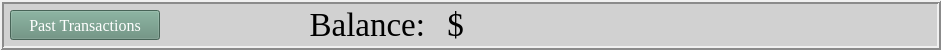
    <widget class="QFrame" name="OC_visualFrame">
     <property name="geometry">
      <rect>
       <x>50</x>
       <y>106</y>
       <width>941</width>
       <height>50</height>
      </rect>
     </property>
     <property name="palette">
      <palette>
       <active>
        <colorrole role="WindowText">
         <brush brushstyle="SolidPattern">
          <color alpha="255">
           <red>0</red>
           <green>0</green>
           <blue>0</blue>
          </color>
         </brush>
        </colorrole>
        <colorrole role="Button">
         <brush brushstyle="SolidPattern">
          <color alpha="255">
           <red>209</red>
           <green>209</green>
           <blue>209</blue>
          </color>
         </brush>
        </colorrole>
        <colorrole role="Text">
         <brush brushstyle="SolidPattern">
          <color alpha="255">
           <red>0</red>
           <green>0</green>
           <blue>0</blue>
          </color>
         </brush>
        </colorrole>
        <colorrole role="ButtonText">
         <brush brushstyle="SolidPattern">
          <color alpha="255">
           <red>0</red>
           <green>0</green>
           <blue>0</blue>
          </color>
         </brush>
        </colorrole>
        <colorrole role="Base">
         <brush brushstyle="SolidPattern">
          <color alpha="255">
           <red>209</red>
           <green>209</green>
           <blue>209</blue>
          </color>
         </brush>
        </colorrole>
        <colorrole role="Window">
         <brush brushstyle="SolidPattern">
          <color alpha="255">
           <red>209</red>
           <green>209</green>
           <blue>209</blue>
          </color>
         </brush>
        </colorrole>
        <colorrole role="PlaceholderText">
         <brush brushstyle="SolidPattern">
          <color alpha="128">
           <red>0</red>
           <green>0</green>
           <blue>0</blue>
          </color>
         </brush>
        </colorrole>
       </active>
       <inactive>
        <colorrole role="WindowText">
         <brush brushstyle="SolidPattern">
          <color alpha="255">
           <red>0</red>
           <green>0</green>
           <blue>0</blue>
          </color>
         </brush>
        </colorrole>
        <colorrole role="Button">
         <brush brushstyle="SolidPattern">
          <color alpha="255">
           <red>209</red>
           <green>209</green>
           <blue>209</blue>
          </color>
         </brush>
        </colorrole>
        <colorrole role="Text">
         <brush brushstyle="SolidPattern">
          <color alpha="255">
           <red>0</red>
           <green>0</green>
           <blue>0</blue>
          </color>
         </brush>
        </colorrole>
        <colorrole role="ButtonText">
         <brush brushstyle="SolidPattern">
          <color alpha="255">
           <red>0</red>
           <green>0</green>
           <blue>0</blue>
          </color>
         </brush>
        </colorrole>
        <colorrole role="Base">
         <brush brushstyle="SolidPattern">
          <color alpha="255">
           <red>209</red>
           <green>209</green>
           <blue>209</blue>
          </color>
         </brush>
        </colorrole>
        <colorrole role="Window">
         <brush brushstyle="SolidPattern">
          <color alpha="255">
           <red>209</red>
           <green>209</green>
           <blue>209</blue>
          </color>
         </brush>
        </colorrole>
        <colorrole role="PlaceholderText">
         <brush brushstyle="SolidPattern">
          <color alpha="128">
           <red>0</red>
           <green>0</green>
           <blue>0</blue>
          </color>
         </brush>
        </colorrole>
       </inactive>
       <disabled>
        <colorrole role="WindowText">
         <brush brushstyle="SolidPattern">
          <color alpha="255">
           <red>0</red>
           <green>0</green>
           <blue>0</blue>
          </color>
         </brush>
        </colorrole>
        <colorrole role="Button">
         <brush brushstyle="SolidPattern">
          <color alpha="255">
           <red>209</red>
           <green>209</green>
           <blue>209</blue>
          </color>
         </brush>
        </colorrole>
        <colorrole role="Text">
         <brush brushstyle="SolidPattern">
          <color alpha="255">
           <red>0</red>
           <green>0</green>
           <blue>0</blue>
          </color>
         </brush>
        </colorrole>
        <colorrole role="ButtonText">
         <brush brushstyle="SolidPattern">
          <color alpha="255">
           <red>0</red>
           <green>0</green>
           <blue>0</blue>
          </color>
         </brush>
        </colorrole>
        <colorrole role="Base">
         <brush brushstyle="SolidPattern">
          <color alpha="255">
           <red>209</red>
           <green>209</green>
           <blue>209</blue>
          </color>
         </brush>
        </colorrole>
        <colorrole role="Window">
         <brush brushstyle="SolidPattern">
          <color alpha="255">
           <red>209</red>
           <green>209</green>
           <blue>209</blue>
          </color>
         </brush>
        </colorrole>
        <colorrole role="PlaceholderText">
         <brush brushstyle="SolidPattern">
          <color alpha="128">
           <red>0</red>
           <green>0</green>
           <blue>0</blue>
          </color>
         </brush>
        </colorrole>
       </disabled>
      </palette>
     </property>
     <property name="styleSheet">
      <string notr="true">color:black; background: rgb(209, 209, 209)</string>
     </property>
     <property name="frameShape">
      <enum>QFrame::Shape::Box</enum>
     </property>
     <property name="frameShadow">
      <enum>QFrame::Shadow::Raised</enum>
     </property>
     <property name="lineWidth">
      <number>2</number>
     </property>
     <widget class="QLabel" name="OC_label_3">
      <property name="geometry">
       <rect>
        <x>305</x>
        <y>10</y>
        <width>120</width>
        <height>30</height>
       </rect>
      </property>
      <property name="palette">
       <palette>
        <active>
         <colorrole role="WindowText">
          <brush brushstyle="SolidPattern">
           <color alpha="255">
            <red>0</red>
            <green>0</green>
            <blue>0</blue>
           </color>
          </brush>
         </colorrole>
         <colorrole role="Button">
          <brush brushstyle="SolidPattern">
           <color alpha="255">
            <red>209</red>
            <green>209</green>
            <blue>209</blue>
           </color>
          </brush>
         </colorrole>
         <colorrole role="Text">
          <brush brushstyle="SolidPattern">
           <color alpha="255">
            <red>0</red>
            <green>0</green>
            <blue>0</blue>
           </color>
          </brush>
         </colorrole>
         <colorrole role="ButtonText">
          <brush brushstyle="SolidPattern">
           <color alpha="255">
            <red>0</red>
            <green>0</green>
            <blue>0</blue>
           </color>
          </brush>
         </colorrole>
         <colorrole role="Base">
          <brush brushstyle="SolidPattern">
           <color alpha="255">
            <red>209</red>
            <green>209</green>
            <blue>209</blue>
           </color>
          </brush>
         </colorrole>
         <colorrole role="Window">
          <brush brushstyle="SolidPattern">
           <color alpha="255">
            <red>209</red>
            <green>209</green>
            <blue>209</blue>
           </color>
          </brush>
         </colorrole>
         <colorrole role="PlaceholderText">
          <brush brushstyle="SolidPattern">
           <color alpha="128">
            <red>0</red>
            <green>0</green>
            <blue>0</blue>
           </color>
          </brush>
         </colorrole>
        </active>
        <inactive>
         <colorrole role="WindowText">
          <brush brushstyle="SolidPattern">
           <color alpha="255">
            <red>0</red>
            <green>0</green>
            <blue>0</blue>
           </color>
          </brush>
         </colorrole>
         <colorrole role="Button">
          <brush brushstyle="SolidPattern">
           <color alpha="255">
            <red>209</red>
            <green>209</green>
            <blue>209</blue>
           </color>
          </brush>
         </colorrole>
         <colorrole role="Text">
          <brush brushstyle="SolidPattern">
           <color alpha="255">
            <red>0</red>
            <green>0</green>
            <blue>0</blue>
           </color>
          </brush>
         </colorrole>
         <colorrole role="ButtonText">
          <brush brushstyle="SolidPattern">
           <color alpha="255">
            <red>0</red>
            <green>0</green>
            <blue>0</blue>
           </color>
          </brush>
         </colorrole>
         <colorrole role="Base">
          <brush brushstyle="SolidPattern">
           <color alpha="255">
            <red>209</red>
            <green>209</green>
            <blue>209</blue>
           </color>
          </brush>
         </colorrole>
         <colorrole role="Window">
          <brush brushstyle="SolidPattern">
           <color alpha="255">
            <red>209</red>
            <green>209</green>
            <blue>209</blue>
           </color>
          </brush>
         </colorrole>
         <colorrole role="PlaceholderText">
          <brush brushstyle="SolidPattern">
           <color alpha="128">
            <red>0</red>
            <green>0</green>
            <blue>0</blue>
           </color>
          </brush>
         </colorrole>
        </inactive>
        <disabled>
         <colorrole role="WindowText">
          <brush brushstyle="SolidPattern">
           <color alpha="255">
            <red>0</red>
            <green>0</green>
            <blue>0</blue>
           </color>
          </brush>
         </colorrole>
         <colorrole role="Button">
          <brush brushstyle="SolidPattern">
           <color alpha="255">
            <red>209</red>
            <green>209</green>
            <blue>209</blue>
           </color>
          </brush>
         </colorrole>
         <colorrole role="Text">
          <brush brushstyle="SolidPattern">
           <color alpha="255">
            <red>0</red>
            <green>0</green>
            <blue>0</blue>
           </color>
          </brush>
         </colorrole>
         <colorrole role="ButtonText">
          <brush brushstyle="SolidPattern">
           <color alpha="255">
            <red>0</red>
            <green>0</green>
            <blue>0</blue>
           </color>
          </brush>
         </colorrole>
         <colorrole role="Base">
          <brush brushstyle="SolidPattern">
           <color alpha="255">
            <red>209</red>
            <green>209</green>
            <blue>209</blue>
           </color>
          </brush>
         </colorrole>
         <colorrole role="Window">
          <brush brushstyle="SolidPattern">
           <color alpha="255">
            <red>209</red>
            <green>209</green>
            <blue>209</blue>
           </color>
          </brush>
         </colorrole>
         <colorrole role="PlaceholderText">
          <brush brushstyle="SolidPattern">
           <color alpha="128">
            <red>0</red>
            <green>0</green>
            <blue>0</blue>
           </color>
          </brush>
         </colorrole>
        </disabled>
       </palette>
      </property>
      <property name="font">
       <font>
        <family>Times New Roman</family>
        <pointsize>25</pointsize>
       </font>
      </property>
      <property name="styleSheet">
       <string notr="true">color:black; background: rgb(209, 209, 209)</string>
      </property>
      <property name="frameShape">
       <enum>QFrame::Shape::NoFrame</enum>
      </property>
      <property name="frameShadow">
       <enum>QFrame::Shadow::Raised</enum>
      </property>
      <property name="text">
       <string>Balance:</string>
      </property>
      <property name="alignment">
       <set>Qt::AlignmentFlag::AlignRight|Qt::AlignmentFlag::AlignTrailing|Qt::AlignmentFlag::AlignVCenter</set>
      </property>
     </widget>
     <widget class="QLabel" name="OC_balance">
      <property name="geometry">
       <rect>
        <x>475</x>
        <y>10</y>
        <width>381</width>
        <height>30</height>
       </rect>
      </property>
      <property name="palette">
       <palette>
        <active>
         <colorrole role="WindowText">
          <brush brushstyle="SolidPattern">
           <color alpha="255">
            <red>0</red>
            <green>0</green>
            <blue>0</blue>
           </color>
          </brush>
         </colorrole>
         <colorrole role="Button">
          <brush brushstyle="SolidPattern">
           <color alpha="255">
            <red>209</red>
            <green>209</green>
            <blue>209</blue>
           </color>
          </brush>
         </colorrole>
         <colorrole role="Text">
          <brush brushstyle="SolidPattern">
           <color alpha="255">
            <red>0</red>
            <green>0</green>
            <blue>0</blue>
           </color>
          </brush>
         </colorrole>
         <colorrole role="ButtonText">
          <brush brushstyle="SolidPattern">
           <color alpha="255">
            <red>0</red>
            <green>0</green>
            <blue>0</blue>
           </color>
          </brush>
         </colorrole>
         <colorrole role="Base">
          <brush brushstyle="SolidPattern">
           <color alpha="255">
            <red>209</red>
            <green>209</green>
            <blue>209</blue>
           </color>
          </brush>
         </colorrole>
         <colorrole role="Window">
          <brush brushstyle="SolidPattern">
           <color alpha="255">
            <red>209</red>
            <green>209</green>
            <blue>209</blue>
           </color>
          </brush>
         </colorrole>
         <colorrole role="PlaceholderText">
          <brush brushstyle="SolidPattern">
           <color alpha="128">
            <red>0</red>
            <green>0</green>
            <blue>0</blue>
           </color>
          </brush>
         </colorrole>
        </active>
        <inactive>
         <colorrole role="WindowText">
          <brush brushstyle="SolidPattern">
           <color alpha="255">
            <red>0</red>
            <green>0</green>
            <blue>0</blue>
           </color>
          </brush>
         </colorrole>
         <colorrole role="Button">
          <brush brushstyle="SolidPattern">
           <color alpha="255">
            <red>209</red>
            <green>209</green>
            <blue>209</blue>
           </color>
          </brush>
         </colorrole>
         <colorrole role="Text">
          <brush brushstyle="SolidPattern">
           <color alpha="255">
            <red>0</red>
            <green>0</green>
            <blue>0</blue>
           </color>
          </brush>
         </colorrole>
         <colorrole role="ButtonText">
          <brush brushstyle="SolidPattern">
           <color alpha="255">
            <red>0</red>
            <green>0</green>
            <blue>0</blue>
           </color>
          </brush>
         </colorrole>
         <colorrole role="Base">
          <brush brushstyle="SolidPattern">
           <color alpha="255">
            <red>209</red>
            <green>209</green>
            <blue>209</blue>
           </color>
          </brush>
         </colorrole>
         <colorrole role="Window">
          <brush brushstyle="SolidPattern">
           <color alpha="255">
            <red>209</red>
            <green>209</green>
            <blue>209</blue>
           </color>
          </brush>
         </colorrole>
         <colorrole role="PlaceholderText">
          <brush brushstyle="SolidPattern">
           <color alpha="128">
            <red>0</red>
            <green>0</green>
            <blue>0</blue>
           </color>
          </brush>
         </colorrole>
        </inactive>
        <disabled>
         <colorrole role="WindowText">
          <brush brushstyle="SolidPattern">
           <color alpha="255">
            <red>0</red>
            <green>0</green>
            <blue>0</blue>
           </color>
          </brush>
         </colorrole>
         <colorrole role="Button">
          <brush brushstyle="SolidPattern">
           <color alpha="255">
            <red>209</red>
            <green>209</green>
            <blue>209</blue>
           </color>
          </brush>
         </colorrole>
         <colorrole role="Text">
          <brush brushstyle="SolidPattern">
           <color alpha="255">
            <red>0</red>
            <green>0</green>
            <blue>0</blue>
           </color>
          </brush>
         </colorrole>
         <colorrole role="ButtonText">
          <brush brushstyle="SolidPattern">
           <color alpha="255">
            <red>0</red>
            <green>0</green>
            <blue>0</blue>
           </color>
          </brush>
         </colorrole>
         <colorrole role="Base">
          <brush brushstyle="SolidPattern">
           <color alpha="255">
            <red>209</red>
            <green>209</green>
            <blue>209</blue>
           </color>
          </brush>
         </colorrole>
         <colorrole role="Window">
          <brush brushstyle="SolidPattern">
           <color alpha="255">
            <red>209</red>
            <green>209</green>
            <blue>209</blue>
           </color>
          </brush>
         </colorrole>
         <colorrole role="PlaceholderText">
          <brush brushstyle="SolidPattern">
           <color alpha="128">
            <red>0</red>
            <green>0</green>
            <blue>0</blue>
           </color>
          </brush>
         </colorrole>
        </disabled>
       </palette>
      </property>
      <property name="font">
       <font>
        <family>Times New Roman</family>
        <pointsize>25</pointsize>
       </font>
      </property>
      <property name="styleSheet">
       <string notr="true">color:black; background: rgb(209, 209, 209)</string>
      </property>
      <property name="frameShape">
       <enum>QFrame::Shape::NoFrame</enum>
      </property>
      <property name="frameShadow">
       <enum>QFrame::Shadow::Raised</enum>
      </property>
      <property name="text">
       <string>&lt;customer balance&gt;</string>
      </property>
      <property name="alignment">
       <set>Qt::AlignmentFlag::AlignLeading|Qt::AlignmentFlag::AlignLeft|Qt::AlignmentFlag::AlignVCenter</set>
      </property>
     </widget>
     <widget class="QLabel" name="OC_label_4">
      <property name="geometry">
       <rect>
        <x>435</x>
        <y>10</y>
        <width>41</width>
        <height>30</height>
       </rect>
      </property>
      <property name="palette">
       <palette>
        <active>
         <colorrole role="WindowText">
          <brush brushstyle="SolidPattern">
           <color alpha="255">
            <red>0</red>
            <green>0</green>
            <blue>0</blue>
           </color>
          </brush>
         </colorrole>
         <colorrole role="Button">
          <brush brushstyle="SolidPattern">
           <color alpha="255">
            <red>209</red>
            <green>209</green>
            <blue>209</blue>
           </color>
          </brush>
         </colorrole>
         <colorrole role="Text">
          <brush brushstyle="SolidPattern">
           <color alpha="255">
            <red>0</red>
            <green>0</green>
            <blue>0</blue>
           </color>
          </brush>
         </colorrole>
         <colorrole role="ButtonText">
          <brush brushstyle="SolidPattern">
           <color alpha="255">
            <red>0</red>
            <green>0</green>
            <blue>0</blue>
           </color>
          </brush>
         </colorrole>
         <colorrole role="Base">
          <brush brushstyle="SolidPattern">
           <color alpha="255">
            <red>209</red>
            <green>209</green>
            <blue>209</blue>
           </color>
          </brush>
         </colorrole>
         <colorrole role="Window">
          <brush brushstyle="SolidPattern">
           <color alpha="255">
            <red>209</red>
            <green>209</green>
            <blue>209</blue>
           </color>
          </brush>
         </colorrole>
         <colorrole role="PlaceholderText">
          <brush brushstyle="SolidPattern">
           <color alpha="128">
            <red>0</red>
            <green>0</green>
            <blue>0</blue>
           </color>
          </brush>
         </colorrole>
        </active>
        <inactive>
         <colorrole role="WindowText">
          <brush brushstyle="SolidPattern">
           <color alpha="255">
            <red>0</red>
            <green>0</green>
            <blue>0</blue>
           </color>
          </brush>
         </colorrole>
         <colorrole role="Button">
          <brush brushstyle="SolidPattern">
           <color alpha="255">
            <red>209</red>
            <green>209</green>
            <blue>209</blue>
           </color>
          </brush>
         </colorrole>
         <colorrole role="Text">
          <brush brushstyle="SolidPattern">
           <color alpha="255">
            <red>0</red>
            <green>0</green>
            <blue>0</blue>
           </color>
          </brush>
         </colorrole>
         <colorrole role="ButtonText">
          <brush brushstyle="SolidPattern">
           <color alpha="255">
            <red>0</red>
            <green>0</green>
            <blue>0</blue>
           </color>
          </brush>
         </colorrole>
         <colorrole role="Base">
          <brush brushstyle="SolidPattern">
           <color alpha="255">
            <red>209</red>
            <green>209</green>
            <blue>209</blue>
           </color>
          </brush>
         </colorrole>
         <colorrole role="Window">
          <brush brushstyle="SolidPattern">
           <color alpha="255">
            <red>209</red>
            <green>209</green>
            <blue>209</blue>
           </color>
          </brush>
         </colorrole>
         <colorrole role="PlaceholderText">
          <brush brushstyle="SolidPattern">
           <color alpha="128">
            <red>0</red>
            <green>0</green>
            <blue>0</blue>
           </color>
          </brush>
         </colorrole>
        </inactive>
        <disabled>
         <colorrole role="WindowText">
          <brush brushstyle="SolidPattern">
           <color alpha="255">
            <red>0</red>
            <green>0</green>
            <blue>0</blue>
           </color>
          </brush>
         </colorrole>
         <colorrole role="Button">
          <brush brushstyle="SolidPattern">
           <color alpha="255">
            <red>209</red>
            <green>209</green>
            <blue>209</blue>
           </color>
          </brush>
         </colorrole>
         <colorrole role="Text">
          <brush brushstyle="SolidPattern">
           <color alpha="255">
            <red>0</red>
            <green>0</green>
            <blue>0</blue>
           </color>
          </brush>
         </colorrole>
         <colorrole role="ButtonText">
          <brush brushstyle="SolidPattern">
           <color alpha="255">
            <red>0</red>
            <green>0</green>
            <blue>0</blue>
           </color>
          </brush>
         </colorrole>
         <colorrole role="Base">
          <brush brushstyle="SolidPattern">
           <color alpha="255">
            <red>209</red>
            <green>209</green>
            <blue>209</blue>
           </color>
          </brush>
         </colorrole>
         <colorrole role="Window">
          <brush brushstyle="SolidPattern">
           <color alpha="255">
            <red>209</red>
            <green>209</green>
            <blue>209</blue>
           </color>
          </brush>
         </colorrole>
         <colorrole role="PlaceholderText">
          <brush brushstyle="SolidPattern">
           <color alpha="128">
            <red>0</red>
            <green>0</green>
            <blue>0</blue>
           </color>
          </brush>
         </colorrole>
        </disabled>
       </palette>
      </property>
      <property name="font">
       <font>
        <family>Times New Roman</family>
        <pointsize>25</pointsize>
       </font>
      </property>
      <property name="styleSheet">
       <string notr="true">color:black; background: rgb(209, 209, 209)</string>
      </property>
      <property name="frameShape">
       <enum>QFrame::Shape::NoFrame</enum>
      </property>
      <property name="frameShadow">
       <enum>QFrame::Shadow::Raised</enum>
      </property>
      <property name="text">
       <string>$</string>
      </property>
      <property name="alignment">
       <set>Qt::AlignmentFlag::AlignCenter</set>
      </property>
     </widget>
     <widget class="QPushButton" name="OC_pastTransactionsButton">
      <property name="geometry">
       <rect>
        <x>10</x>
        <y>10</y>
        <width>150</width>
        <height>30</height>
       </rect>
      </property>
      <property name="palette">
       <palette>
        <active>
         <colorrole role="WindowText">
          <brush brushstyle="SolidPattern">
           <color alpha="255">
            <red>0</red>
            <green>0</green>
            <blue>0</blue>
           </color>
          </brush>
         </colorrole>
         <colorrole role="Button">
          <brush brushstyle="SolidPattern">
           <color alpha="255">
            <red>99</red>
            <green>140</green>
            <blue>122</blue>
           </color>
          </brush>
         </colorrole>
         <colorrole role="Text">
          <brush brushstyle="SolidPattern">
           <color alpha="255">
            <red>0</red>
            <green>0</green>
            <blue>0</blue>
           </color>
          </brush>
         </colorrole>
         <colorrole role="ButtonText">
          <brush brushstyle="SolidPattern">
           <color alpha="255">
            <red>0</red>
            <green>0</green>
            <blue>0</blue>
           </color>
          </brush>
         </colorrole>
         <colorrole role="Base">
          <brush brushstyle="SolidPattern">
           <color alpha="255">
            <red>99</red>
            <green>140</green>
            <blue>122</blue>
           </color>
          </brush>
         </colorrole>
         <colorrole role="Window">
          <brush brushstyle="SolidPattern">
           <color alpha="255">
            <red>99</red>
            <green>140</green>
            <blue>122</blue>
           </color>
          </brush>
         </colorrole>
         <colorrole role="Highlight">
          <brush brushstyle="SolidPattern">
           <color alpha="255">
            <red>31</red>
            <green>155</green>
            <blue>93</blue>
           </color>
          </brush>
         </colorrole>
         <colorrole role="PlaceholderText">
          <brush brushstyle="SolidPattern">
           <color alpha="128">
            <red>0</red>
            <green>0</green>
            <blue>0</blue>
           </color>
          </brush>
         </colorrole>
        </active>
        <inactive>
         <colorrole role="WindowText">
          <brush brushstyle="SolidPattern">
           <color alpha="255">
            <red>0</red>
            <green>0</green>
            <blue>0</blue>
           </color>
          </brush>
         </colorrole>
         <colorrole role="Button">
          <brush brushstyle="SolidPattern">
           <color alpha="255">
            <red>99</red>
            <green>140</green>
            <blue>122</blue>
           </color>
          </brush>
         </colorrole>
         <colorrole role="Text">
          <brush brushstyle="SolidPattern">
           <color alpha="255">
            <red>0</red>
            <green>0</green>
            <blue>0</blue>
           </color>
          </brush>
         </colorrole>
         <colorrole role="ButtonText">
          <brush brushstyle="SolidPattern">
           <color alpha="255">
            <red>0</red>
            <green>0</green>
            <blue>0</blue>
           </color>
          </brush>
         </colorrole>
         <colorrole role="Base">
          <brush brushstyle="SolidPattern">
           <color alpha="255">
            <red>99</red>
            <green>140</green>
            <blue>122</blue>
           </color>
          </brush>
         </colorrole>
         <colorrole role="Window">
          <brush brushstyle="SolidPattern">
           <color alpha="255">
            <red>99</red>
            <green>140</green>
            <blue>122</blue>
           </color>
          </brush>
         </colorrole>
         <colorrole role="Highlight">
          <brush brushstyle="SolidPattern">
           <color alpha="255">
            <red>31</red>
            <green>155</green>
            <blue>93</blue>
           </color>
          </brush>
         </colorrole>
         <colorrole role="PlaceholderText">
          <brush brushstyle="SolidPattern">
           <color alpha="128">
            <red>0</red>
            <green>0</green>
            <blue>0</blue>
           </color>
          </brush>
         </colorrole>
        </inactive>
        <disabled>
         <colorrole role="WindowText">
          <brush brushstyle="SolidPattern">
           <color alpha="255">
            <red>0</red>
            <green>0</green>
            <blue>0</blue>
           </color>
          </brush>
         </colorrole>
         <colorrole role="Button">
          <brush brushstyle="SolidPattern">
           <color alpha="255">
            <red>99</red>
            <green>140</green>
            <blue>122</blue>
           </color>
          </brush>
         </colorrole>
         <colorrole role="Text">
          <brush brushstyle="SolidPattern">
           <color alpha="255">
            <red>0</red>
            <green>0</green>
            <blue>0</blue>
           </color>
          </brush>
         </colorrole>
         <colorrole role="ButtonText">
          <brush brushstyle="SolidPattern">
           <color alpha="255">
            <red>0</red>
            <green>0</green>
            <blue>0</blue>
           </color>
          </brush>
         </colorrole>
         <colorrole role="Base">
          <brush brushstyle="SolidPattern">
           <color alpha="255">
            <red>99</red>
            <green>140</green>
            <blue>122</blue>
           </color>
          </brush>
         </colorrole>
         <colorrole role="Window">
          <brush brushstyle="SolidPattern">
           <color alpha="255">
            <red>99</red>
            <green>140</green>
            <blue>122</blue>
           </color>
          </brush>
         </colorrole>
         <colorrole role="Highlight">
          <brush brushstyle="SolidPattern">
           <color alpha="255">
            <red>31</red>
            <green>155</green>
            <blue>93</blue>
           </color>
          </brush>
         </colorrole>
         <colorrole role="PlaceholderText">
          <brush brushstyle="SolidPattern">
           <color alpha="128">
            <red>0</red>
            <green>0</green>
            <blue>0</blue>
           </color>
          </brush>
         </colorrole>
        </disabled>
       </palette>
      </property>
      <property name="font">
       <font>
        <family>Times New Roman</family>
        <pointsize>12</pointsize>
       </font>
      </property>
      <property name="cursor">
       <cursorShape>PointingHandCursor</cursorShape>
      </property>
      <property name="styleSheet">
       <string notr="true">color:white; background: rgb(99, 140, 122)</string>
      </property>
      <property name="text">
       <string>Past Transactions</string>
      </property>
     </widget>
    </widget>
